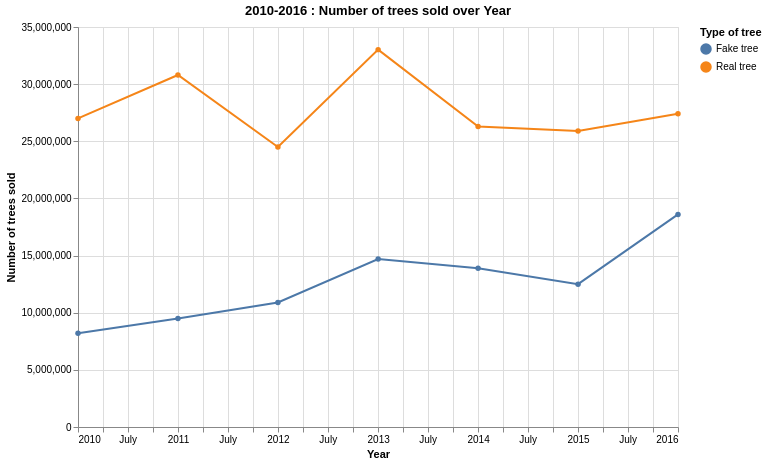

Source (Vega-Lite JSON):
### Vega-Lite specification from a JSON file in a GitHub repository (floating-point values rounded to 4 significant figures)
{"$schema": "https://vega.github.io/schema/vega-lite/v5.json", "title": "2010-2016 : Number of trees sold over Year", "width": 600, "height": 400, "data": {"values": [{"index": 0, "Year": "2010-01-01", "Type of tree": "Real tree", "Number of trees sold": 27000000, "Average Tree Price": 36.12, "Sales": 975240000}, {"index": 1, "Year": "2011-01-01", "Type of tree": "Real tree", "Number of trees sold": 30800000, "Average Tree Price": 34.87, "Sales": 1073996000}, {"index": 2, "Year": "2012-01-01", "Type of tree": "Real tree", "Number of trees sold": 24500000, "Average Tree Price": 40.3, "Sales": 987350000}, {"index": 3, "Year": "2013-01-01", "Type of tree": "Real tree", "Number of trees sold": 33020000, "Average Tree Price": 35.3, "Sales": 1165606000}, {"index": 4, "Year": "2014-01-01", "Type of tree": "Real tree", "Number of trees sold": 26300000, "Average Tree Price": 39.5, "Sales": 1038850000}, {"index": 5, "Year": "2015-01-01", "Type of tree": "Real tree", "Number of trees sold": 25900000, "Average Tree Price": 50.82, "Sales": 1316238000}, {"index": 6, "Year": "2016-01-01", "Type of tree": "Real tree", "Number of trees sold": 27400000, "Average Tree Price": 74.7, "Sales": 2046780000}, {"index": 7, "Year": "2010-01-01", "Type of tree": "Fake tree", "Number of trees sold": 8200000, "Average Tree Price": 64.61, "Sales": 529802000}, {"index": 8, "Year": "2011-01-01", "Type of tree": "Fake tree", "Number of trees sold": 9500000, "Average Tree Price": 70.55, "Sales": 670225000}, {"index": 9, "Year": "2012-01-01", "Type of tree": "Fake tree", "Number of trees sold": 10900000, "Average Tree Price": 72.5, "Sales": 790250000}, {"index": 10, "Year": "2013-01-01", "Type of tree": "Fake tree", "Number of trees sold": 14700000, "Average Tree Price": 81.3, "Sales": 1195110000}, {"index": 11, "Year": "2014-01-01", "Type of tree": "Fake tree", "Number of trees sold": 13900000, "Average Tree Price": 63.6, "Sales": 884040000}, {"index": 12, "Year": "2015-01-01", "Type of tree": "Fake tree", "Number of trees sold": 12500000, "Average Tree Price": 69.38, "Sales": 867250000}, {"index": 13, "Year": "2016-01-01", "Type of tree": "Fake tree", "Number of trees sold": 18600000, "Average Tree Price": 98.7, "Sales": 1835820000}]}, "mark": {"type": "line", "point": true}, "encoding": {"x": {"field": "Year", "type": "temporal", "scale": {}}, "y": {"field": "Number of trees sold", "type": "quantitative", "scale": {}}, "color": {"field": "Type of tree", "type": "nominal"}, "tooltip": [{"field": "Year", "type": "temporal"}, {"field": "Number of trees sold", "type": "quantitative"}, {"field": "Type of tree", "type": "nominal"}]}, "transform": [], "params": []}
